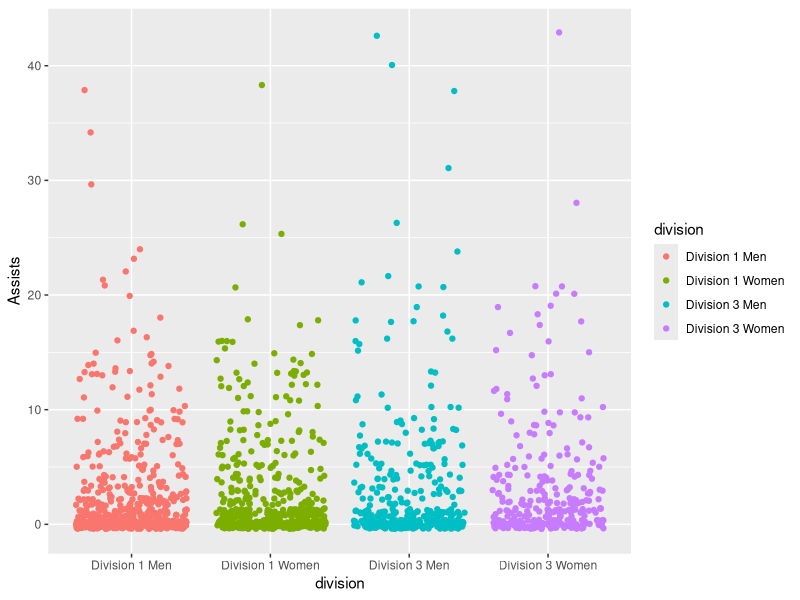
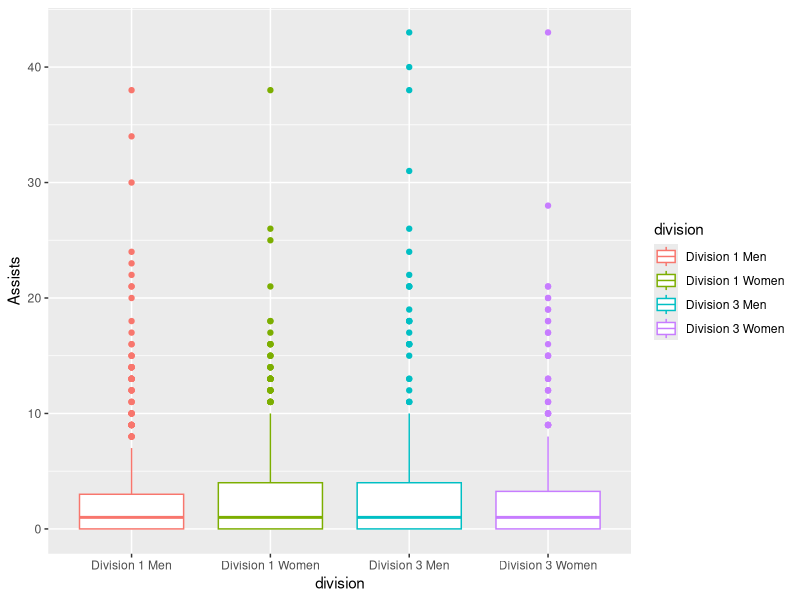
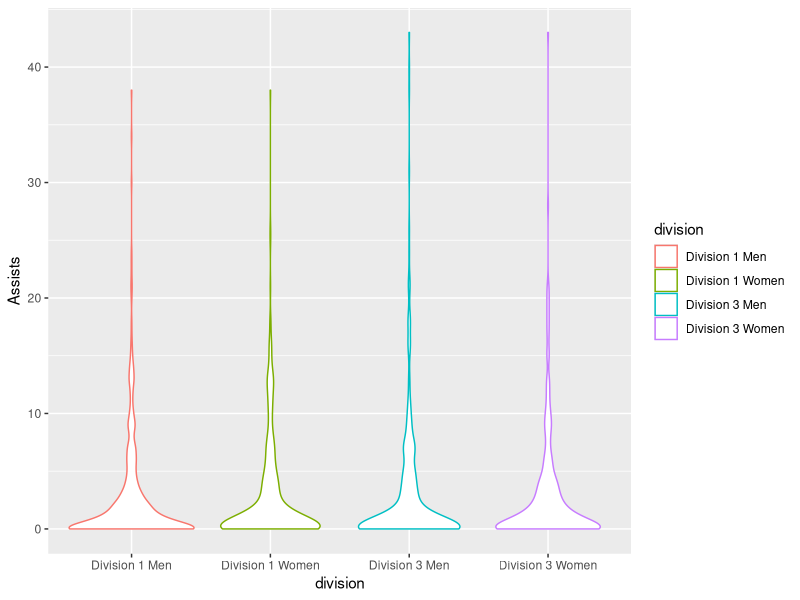
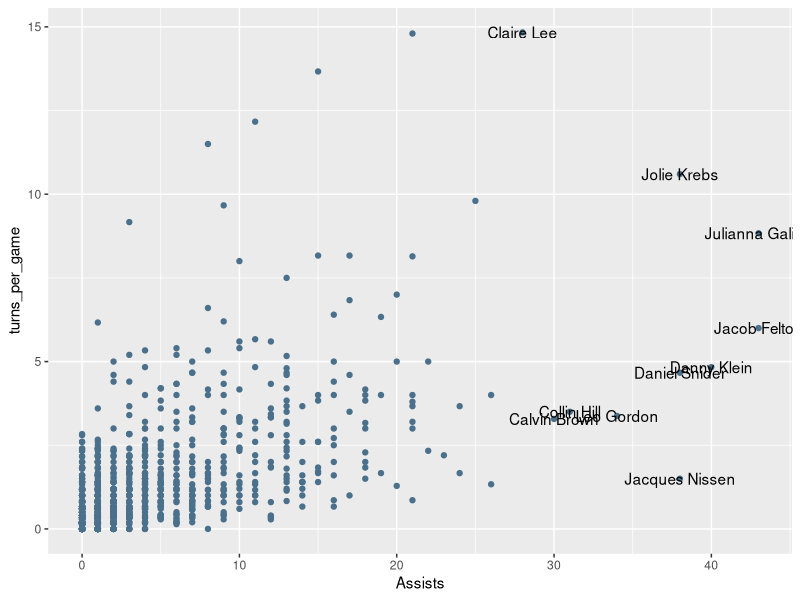
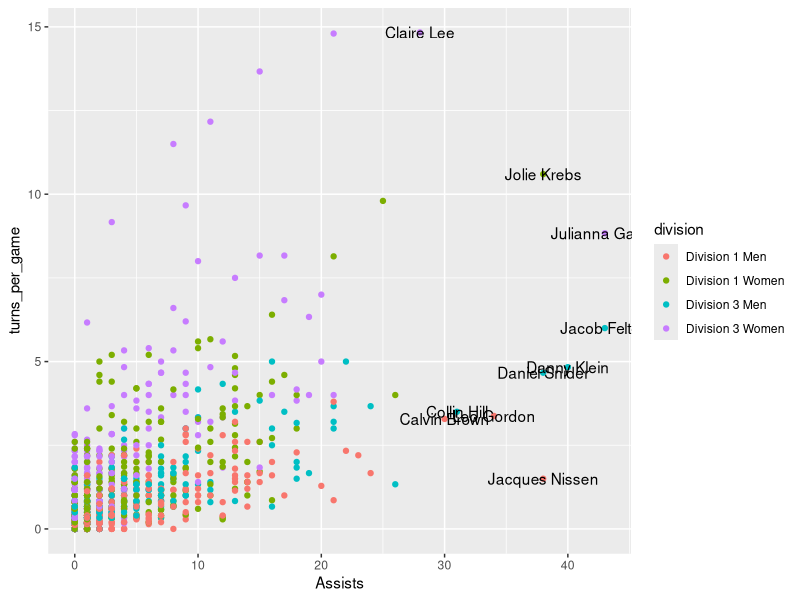
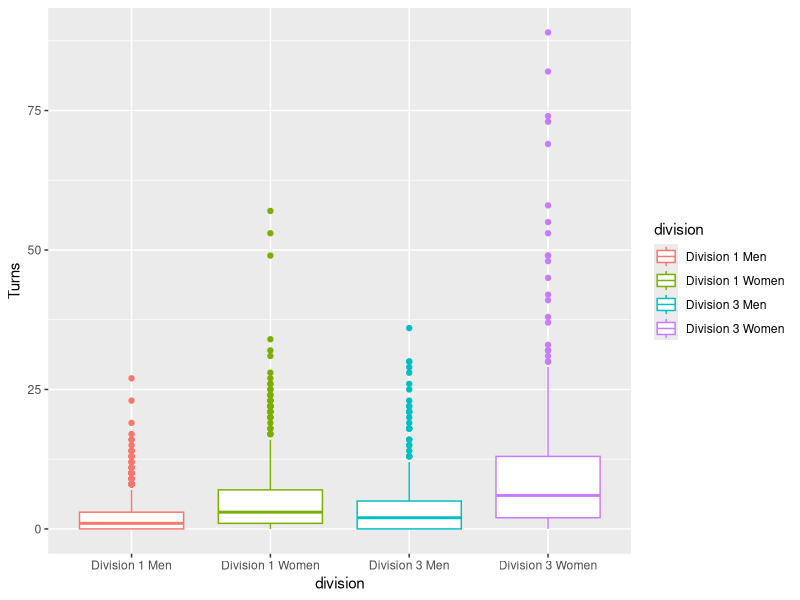
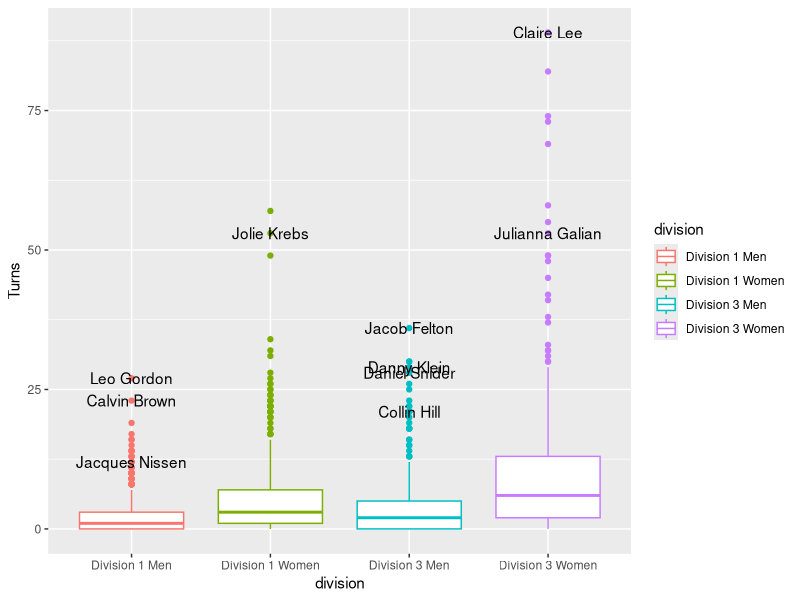
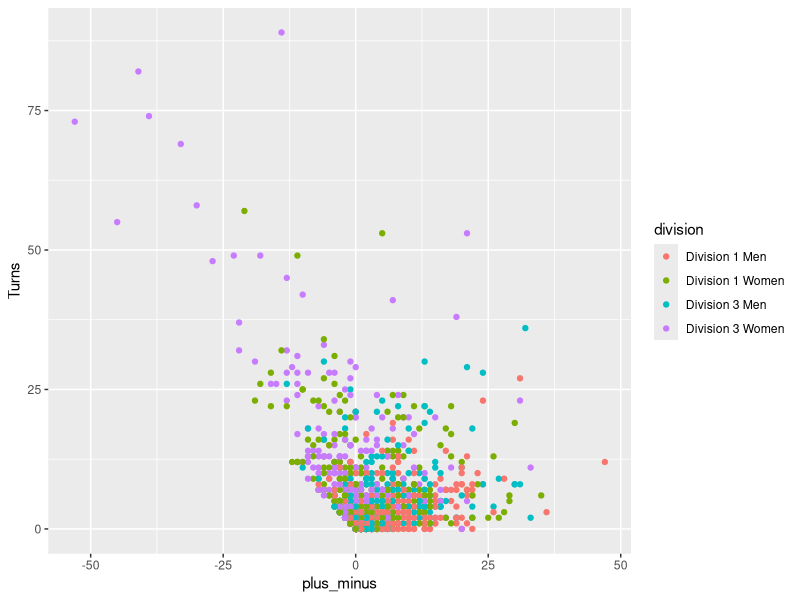

Source code (R) for these figures, in order:
## ---- chunk 1
#| warning: false
library(tidyverse)
library(readr)
## ---- chunk 2
#| warning: false
ultimate_statistics <- read_csv('ultimate_total.csv', show_col_types = FALSE) |> select(-1)
ultimate_games <- read_csv('ultimate_games.csv', show_col_types = FALSE) |> select(-1)
## ---- chunk 3
ultimate_statistics <- ultimate_statistics |> pivot_wider(names_from = statistic, values_from = value)
## ---- chunk 4
ultimate_games <- ultimate_games |> pivot_wider(names_from = statistic, values_from = value)
## ---- chunk 5
ultimate_data <- left_join(ultimate_statistics, ultimate_games, by = join_by(player))
## ---- chunk 6
ultimate_data <- ultimate_data |> select(player, 
                                         level.x, 
                                         gender.x,
                                         division.x,
                                         team_name.x, 
                                         Turns, 
                                         Ds, 
                                         Assists, 
                                         Points, 
                                         `Plus Minus`, 
                                         `Team Games`)
## ---- chunk 7
ultimate_data <- ultimate_data |> rename(level = level.x, 
                        gender = gender.x, 
                        division = division.x,
                        team_name = team_name.x,
                        plus_minus = `Plus Minus`,
                        games = `Team Games`)
## Could also rename other variables to be lowercase
## ---- chunk 8
ultimate_data |> summary()
## Data should be in an appropriate form
## ---- chunk 9
ultimate_full <- ultimate_data |> mutate(turns_per_game = Turns/games, 
                                         ds_per_game = Ds/games,
                                         ast_per_game = Assists/games,
                                         pts_per_game = Points/games,
                                         pls_mns_per_game = plus_minus/games)
## ---- chunk 10
ultimate_full |> filter(Points > 0 | Assists > 0 | Turns > 0 | Ds > 0 | plus_minus != 0) |> 
  summarise(total_player = n())

## 1455 players had at least 1 Point, Assist, Turn, D, or plus_minus
## ---- chunk 11
ultimate_full |> arrange(desc(Assists)) |> slice(1:15) |> select(player, Assists, ast_per_game)
## ---- chunk 12
ultimate_full |> mutate(pts_contributed = Points + Assists) |> group_by(division) |> arrange(desc(pts_contributed)) |> select(player, Points, Assists, pts_contributed) |> slice(1)

## Leo Gordon, Jolie Krebs, Jacob Felton, Julianna Galian
## ---- chunk 13
ggplot(data = ultimate_full, aes(y = Assists, x = division)) +
  geom_jitter(aes(color = division))


ggplot(data = ultimate_full, aes(y = Assists, x = division)) +
  geom_boxplot(aes(color = division))

ggplot(data = ultimate_full, aes(y = Assists, x = division)) +
  geom_violin(aes(color = division))


## Could do boxplot or strip plot, violin plot would also work but doesn't display the data very well
## All divisions are pretty similar when it comes to how assists are distibuted
## ---- chunk 14
top_10_assists <- ultimate_full |> arrange(desc(Assists)) |> slice(1:10)


ggplot(data = ultimate_full, aes(x = Assists, y = turns_per_game)) +
  geom_point(color = "skyblue4") +
  geom_text(data = top_10_assists, aes(label = player))

## Could also color = division

ggplot(data = ultimate_full, aes(x = Assists, y = turns_per_game)) +
  geom_point(aes(color = division)) +
  geom_text(data = top_10_assists, aes(label = player))
## ---- chunk 15
ggplot(data = ultimate_full, aes(x = division, y = Turns)) +
  geom_boxplot(aes(color = division))
## ---- chunk 16
ggplot(data = ultimate_full, aes(x = division, y = Turns)) +
  geom_boxplot(aes(color = division)) +
  geom_text(data = top_10_assists, aes(label = player))
## ---- chunk 17
ggplot(data = ultimate_full, aes(x = plus_minus, y = Turns)) +
  geom_point(aes(color = division))

## This is a moderate negative linear relationship. Not a very strong relationship, but there is definitely a correlation between large amounts of turnovers and a lower plus/minus.
## ---- chunk 18
top_15_points <- ultimate_full |> arrange(desc(Points)) |> slice(1:15) |> mutate(player = reorder(player, Points))

ggplot(data = top_15_points, aes(y = player, x = Points)) +
  geom_col(aes(fill = division))

## The distribution of divisions for points is fairly balanced with every division included
## ---- chunk 19
top_15_ds <- ultimate_full |> arrange(desc(Ds)) |> slice(1:15) |> mutate(player = reorder(player, Ds))

ggplot(data = top_15_ds, aes(y = player, x = Ds)) +
  geom_col(aes(fill = division))


## Points is fairly balanced, with every division included while Ds only has the women's divisions, with D3 taking 11 of the top 15 spots.
## ---- chunk 20
ultimate_full |> group_by(division) |> summarise(tot_plus_minus = sum(plus_minus))
